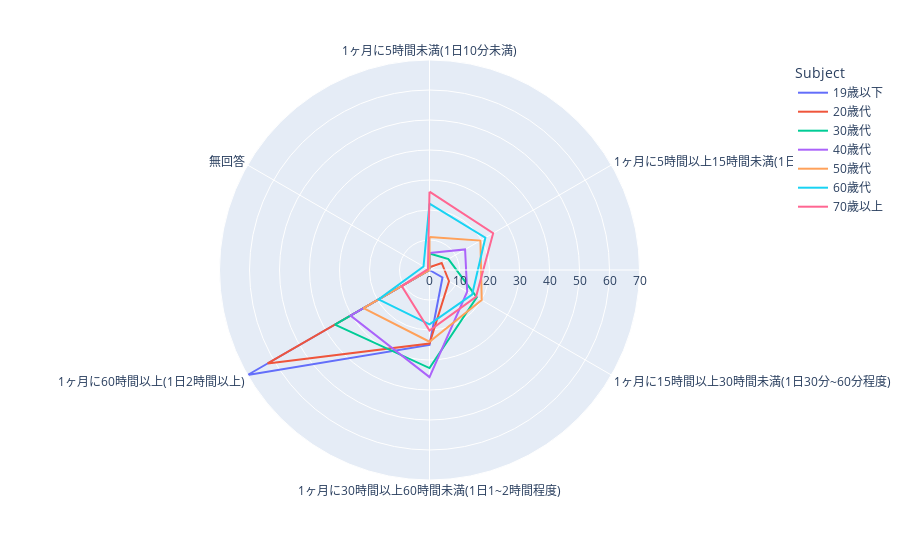

Notebook cell for this chart:
### Code cell
#グラフの定義
fig=px.line_polar(df_graph2,r='value',theta='label',color='Subject',line_close=True)

#グラフ描画
fig.show()

### Figure 1 — Plotly figure (JSON) as saved in the notebook; plotly's stock layout.template omitted (floating-point values rounded to 4 significant figures)
{"data": [{"hovertemplate": "Subject=19歳以下<br>value=%{r}<br>label=%{theta}<extra></extra>", "legendgroup": "19歳以下", "line": {"color": "#636efa", "dash": "solid"}, "marker": {"symbol": "circle"}, "mode": "lines", "name": "19歳以下", "r": [0, 0, 5, 25, 70, 0, 0], "showlegend": true, "subplot": "polar", "theta": ["1ヶ月に5時間未満(1日10分未満)", "1ヶ月に5時間以上15時間未満(1日10分~30分程度)", "1ヶ月に15時間以上30時間未満(1日30分~60分程度)", "1ヶ月に30時間以上60時間未満(1日1~2時間程度)", "1ヶ月に60時間以上(1日2時間以上)", "無回答", "1ヶ月に5時間未満(1日10分未満)"], "type": "scatterpolar"}, {"hovertemplate": "Subject=20歳代<br>value=%{r}<br>label=%{theta}<extra></extra>", "legendgroup": "20歳代", "line": {"color": "#EF553B", "dash": "solid"}, "marker": {"symbol": "circle"}, "mode": "lines", "name": "20歳代", "r": [0.9, 4.7, 7.5, 24.5, 62.3, 0, 0.9], "showlegend": true, "subplot": "polar", "theta": ["1ヶ月に5時間未満(1日10分未満)", "1ヶ月に5時間以上15時間未満(1日10分~30分程度)", "1ヶ月に15時間以上30時間未満(1日30分~60分程度)", "1ヶ月に30時間以上60時間未満(1日1~2時間程度)", "1ヶ月に60時間以上(1日2時間以上)", "無回答", "1ヶ月に5時間未満(1日10分未満)"], "type": "scatterpolar"}, {"hovertemplate": "Subject=30歳代<br>value=%{r}<br>label=%{theta}<extra></extra>", "legendgroup": "30歳代", "line": {"color": "#00cc96", "dash": "solid"}, "marker": {"symbol": "circle"}, "mode": "lines", "name": "30歳代", "r": [5.5, 7.3, 18.2, 32.7, 36.4, 0, 5.5], "showlegend": true, "subplot": "polar", "theta": ["1ヶ月に5時間未満(1日10分未満)", "1ヶ月に5時間以上15時間未満(1日10分~30分程度)", "1ヶ月に15時間以上30時間未満(1日30分~60分程度)", "1ヶ月に30時間以上60時間未満(1日1~2時間程度)", "1ヶ月に60時間以上(1日2時間以上)", "無回答", "1ヶ月に5時間未満(1日10分未満)"], "type": "scatterpolar"}, {"hovertemplate": "Subject=40歳代<br>value=%{r}<br>label=%{theta}<extra></extra>", "legendgroup": "40歳代", "line": {"color": "#ab63fa", "dash": "solid"}, "marker": {"symbol": "circle"}, "mode": "lines", "name": "40歳代", "r": [5.7, 13.7, 14.5, 35.7, 30.4, 0, 5.7], "showlegend": true, "subplot": "polar", "theta": ["1ヶ月に5時間未満(1日10分未満)", "1ヶ月に5時間以上15時間未満(1日10分~30分程度)", "1ヶ月に15時間以上30時間未満(1日30分~60分程度)", "1ヶ月に30時間以上60時間未満(1日1~2時間程度)", "1ヶ月に60時間以上(1日2時間以上)", "無回答", "1ヶ月に5時間未満(1日10分未満)"], "type": "scatterpolar"}, {"hovertemplate": "Subject=50歳代<br>value=%{r}<br>label=%{theta}<extra></extra>", "legendgroup": "50歳代", "line": {"color": "#FFA15A", "dash": "solid"}, "marker": {"symbol": "circle"}, "mode": "lines", "name": "50歳代", "r": [11, 19.6, 20.1, 23.9, 25.4, 0, 11], "showlegend": true, "subplot": "polar", "theta": ["1ヶ月に5時間未満(1日10分未満)", "1ヶ月に5時間以上15時間未満(1日10分~30分程度)", "1ヶ月に15時間以上30時間未満(1日30分~60分程度)", "1ヶ月に30時間以上60時間未満(1日1~2時間程度)", "1ヶ月に60時間以上(1日2時間以上)", "無回答", "1ヶ月に5時間未満(1日10分未満)"], "type": "scatterpolar"}, {"hovertemplate": "Subject=60歲代<br>value=%{r}<br>label=%{theta}<extra></extra>", "legendgroup": "60歲代", "line": {"color": "#19d3f3", "dash": "solid"}, "marker": {"symbol": "circle"}, "mode": "lines", "name": "60歲代", "r": [22.1, 21.5, 16.4, 18.1, 19.6, 2.3, 22.1], "showlegend": true, "subplot": "polar", "theta": ["1ヶ月に5時間未満(1日10分未満)", "1ヶ月に5時間以上15時間未満(1日10分~30分程度)", "1ヶ月に15時間以上30時間未満(1日30分~60分程度)", "1ヶ月に30時間以上60時間未満(1日1~2時間程度)", "1ヶ月に60時間以上(1日2時間以上)", "無回答", "1ヶ月に5時間未満(1日10分未満)"], "type": "scatterpolar"}, {"hovertemplate": "Subject=70歲以上<br>value=%{r}<br>label=%{theta}<extra></extra>", "legendgroup": "70歲以上", "line": {"color": "#FF6692", "dash": "solid"}, "marker": {"symbol": "circle"}, "mode": "lines", "name": "70歲以上", "r": [26.1, 24.5, 17.9, 20.2, 10.7, 0.6, 26.1], "showlegend": true, "subplot": "polar", "theta": ["1ヶ月に5時間未満(1日10分未満)", "1ヶ月に5時間以上15時間未満(1日10分~30分程度)", "1ヶ月に15時間以上30時間未満(1日30分~60分程度)", "1ヶ月に30時間以上60時間未満(1日1~2時間程度)", "1ヶ月に60時間以上(1日2時間以上)", "無回答", "1ヶ月に5時間未満(1日10分未満)"], "type": "scatterpolar"}], "layout": {"legend": {"title": {"text": "Subject"}, "tracegroupgap": 0}, "margin": {"t": 60}, "polar": {"angularaxis": {"direction": "clockwise", "rotation": 90}, "domain": {"x": [0, 1], "y": [0, 1]}}}}
